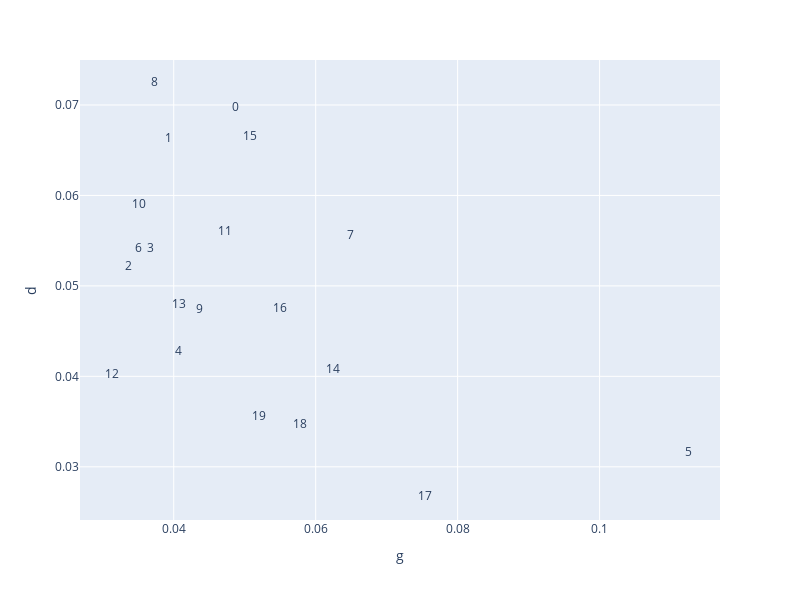

The code cell stored with this chart in its notebook:
### Code cell
MP.show_label_comparison_plot('genre_id', 'g', 'd')

### Figure 1 — Plotly figure (JSON) as saved in the notebook; plotly's stock layout.template omitted (floating-point values rounded to 4 significant figures)
{"data": [{"hovertemplate": "<b>%{hovertext}</b><br><br>g=%{x}<br>d=%{y}<br>topic_id=%{text}<extra></extra>", "hovertext": ["00 time mother house girl lady family matter", "01 man lady wife sort room help way", "02 words ah things time hand note sure", "03 house door night friend body servants gentleman", "04 opinion power man affair eyes manner way", "05 heart moment eyes life countenance tears world", "06 night dont business mind work time dinner", "07 day letter time dear friends friend way", "08 morning house time place way thing mr", "09 oh man good head end castle moment", "10 room bed case table chair door window", "11 yes father son box matter place way", "12 room house window day windows time morning", "13 work right word way time thou tm", "14 sir voice light sound steps door distance", "15 face eyes hand hands night man lips", "16 door room chamber hand apartment look moment", "17 heart man mind love time evening friend", "18 day country sun home sea mountains place", "19 subject person tuppence chateau lord night course"], "legendgroup": "", "marker": {"color": "#636efa", "symbol": "circle"}, "mode": "text", "name": "", "orientation": "v", "showlegend": false, "text": [0, 1, 2, 3, 4, 5, 6, 7, 8, 9, 10, 11, 12, 13, 14, 15, 16, 17, 18, 19], "type": "scatter", "x": [0.04866, 0.0393, 0.03364, 0.03677, 0.04061, 0.1125, 0.03501, 0.06496, 0.03732, 0.0436, 0.03517, 0.04729, 0.0313, 0.04073, 0.06238, 0.05072, 0.05497, 0.07541, 0.05772, 0.05198], "xaxis": "x", "y": [0.06971, 0.06629, 0.05214, 0.05411, 0.04266, 0.03156, 0.05403, 0.0555, 0.07243, 0.04731, 0.05893, 0.05595, 0.04014, 0.04787, 0.04067, 0.06645, 0.04745, 0.02666, 0.03461, 0.03555], "yaxis": "y"}], "layout": {"height": 600, "legend": {"tracegroupgap": 0}, "margin": {"t": 60}, "width": 800, "xaxis": {"anchor": "y", "autorange": true, "domain": [0, 1], "range": [0.02679, 0.117], "title": {"text": "g"}, "type": "linear"}, "yaxis": {"anchor": "x", "autorange": true, "domain": [0, 1], "range": [0.02412, 0.07497], "title": {"text": "d"}, "type": "linear"}}}
